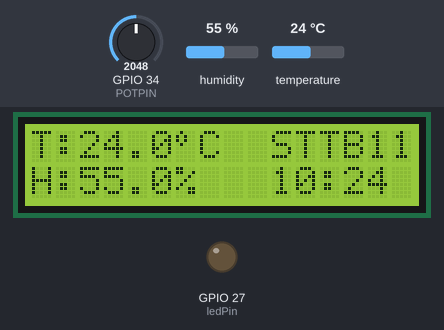
This sketch was run on a simulated ESP32. Shown: 16×2 character LCD, output pins drawn as LEDs (lit = HIGH). The test bench sets the inputs (shaded band); at power-on: temperature 24 °C, humidity 55 %, GPIO 34 (POTPIN) = 2048. WiFi joins after 1.5 s; servers stay silent unless stated; uploads are accepted with an empty reply; the local clock reads 2024-03-15 10:24:30 at power-on unless the sketch sets it; what the sketch prints to the serial monitor is not drawn.

Above: at 5.3 s.
5.4 s: temperature set to 29.7 °C
At 10.5 s:
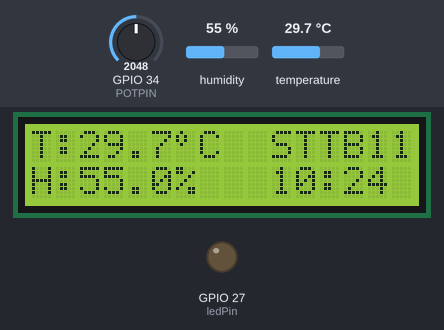
11.1 s: temperature set to 30.4 °C
At 15.7 s:
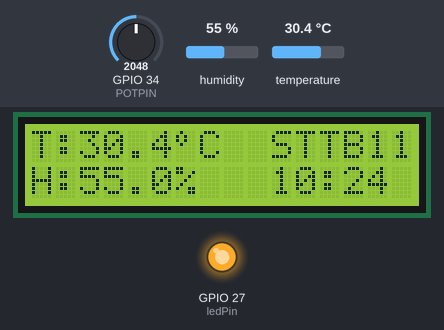
16.8 s: humidity set to 22 %
At 20.8 s:
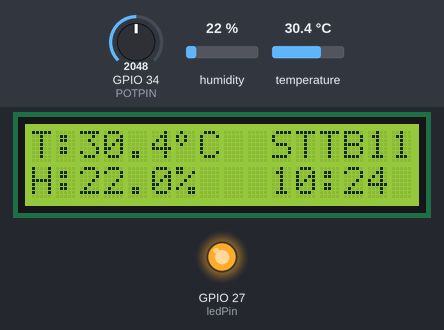
22.5 s: humidity set to 40 %
At 25.9 s:
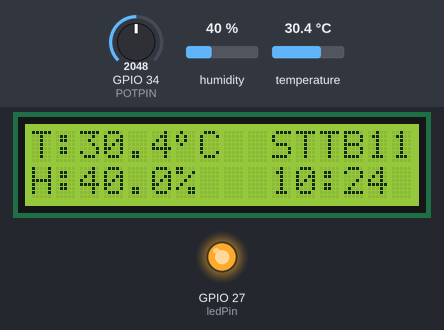
Timing chart, 0 to 27.4 s (numbered marks = the images above; inputs shaded):
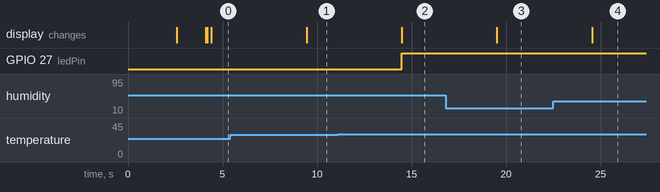

The sketch:

DHT21_Template_EL_.ino
```cpp
/*
  GANTI VARIABEL ip DAN loc SESUAI DENGAN SESUAI DENGAN KEBUTUHAN
  GANTI WIFI SESUAI DENGAN KEBUTUHAN

  File .ino ini merupakan file template dari projek IoT Sensor Suhu Ruangan yang akan dibuat.
  IP Address yang bisa digunakan: 11 - 25

  V. 1.0.1
  Update Terakhir : 05-08-2024

  Komponen:
  1. ESP32                    |
  2. LCD 16x2 I2C             | I2C
  3. Potensiometer 100K Ohm   | 34 3V
  4. DHT21                    | 14
  5. Stepdown DC-DC           |
  6. Adaptor 6-24 V DC        |
  7. Micro USB                |

  Fungsi : Mengukur temperature ruang dan kelembaban relatif (RH)

  IP, Lokasi, Produksi:
  11 = Cream, Biskuit
  12 = Packing Potato, Biskuit
  13 = Packing Gorio Line 1, Biskuit
  14 = Middle Up Kerupuk, Kerupuk
  15 = Pengolahan Mie, Mie
  16 = Gorengan Mie, Mie
  17 = Giling Gula, Biskuit
  18 = Middle Low Lerupuk, Kerupuk
  19 = Packing Line 3 Mie, Mie
  20 = Packing Line 1 Mie, Mie
  21 = Maddock Twistko, Kerupuk
  22 = Packing Gorio Line 2, Biskuit
  23 =
  24 =
*/

#include <esp_system.h>
#include <WiFi.h>
#include <WiFiMulti.h>
#include <HTTPClient.h>
#include <DHT.h>
#include <LiquidCrystal_I2C.h>
#include <ArduinoJson.h>

// Struct to hold the calibration data
struct CalibrationData {
  float temperature;
  float humidity;
};

/*
  Isi variabel dibawah sebagai inisialisasi awal projek,
  @param ip = IP Address ESP32 ==> 11, 12, 13, 14, 15, 16, 17, 18, 19, 20, 21, 22, 23, 24
  @param loc = Lokasi ruangan untuk diukur  ==> Produksi Kerupuk, Line Gorio, etc
  @param prod = Lokasi Produksi ==> Kerupuk, Biskuit, Mie, dll
  @param api = URL API Menyimpan data ke Database
  @param getData = URL API Mengambil data kalibrasi dari Database
*/
// ========= INISIALISASI AWAL =========
/**/ const int ip = 101;
/**/ const String loc = "IT";
/**/ const String prod = "IT";
// =====================================
const String api = "http://192.168.7.223/iot/api/save_suhu_rh.php";
String ESPName = "Suhu Ruang | " + loc;
String deviceID = "IoT-" + String(ip);
const String getData = "http://192.168.7.223/iot/api/get_suhu_rh_calibration.php?device_id=" + deviceID;

/* Deklarasikan semua WiFi yang bisa diakses oleh ESP32
  ESP32 akan memilih WiFi dengan sinyal paling kuat secara otomatis
  Gunakan tidak lebih dari 3 WiFi (WiFi Utama, WiFi Cadangan, WiFi Test)
*/
WiFiMulti wifiMulti;
const char* ssid_a_biskuit_mie = "STTB8";
const char* password_a_biskuit_mie = "siantar321";
const char* ssid_b_biskuit_mie = "STTB1";
const char* password_b_biskuit_mie = "Si4nt4r321";
const char* ssid_c_biskuit_mie = "MT3";
const char* password_c_biskuit_mie = "siantar321";
const char* ssid_a_kerupuk = "STTB4";
const char* password_a_kerupuk = "siantar123";
const char* ssid_b_kerupuk = "Amano2";
const char* password_b_kerupuk = "Si4nt4r321";
const char* ssid_c_kerupuk = "Amano2-EXT";
const char* password_c_kerupuk = "siantar321";
const char* ssid_it = "STTB11";
const char* password_it = "Si4nt4r321";

/* Mendeklarasikan DHT21
  @param DHTPIN = Pin DHT
  @param DHTTYPE = Tipe DHT
  @param dht = Variabel DHT
  @param temperature = Variabel Suhu
  @param humidity = Variabel Kelembaban
  @param calTemp = Variabel Kalibrasi
  @param readDHTCount = Variabel Hitung
  @param tempFromDB = Variabel Kalibrasi Suhu dari DB
  @param humFromDB = Variabel Kalibrasi Kelembaban dari DB
*/
#define DHTPIN 25
#define DHTTYPE DHT21
DHT dht(DHTPIN, DHTTYPE);
float temperature, humidity, calTemp;
int readDHTCount, readNan, errorWiFiCount;
float tempFromDB = 0.0;
float humFromDB = 0.0;

/* Mendeklarasikan Potensiometer
  @param potPin = Pin Potensiometer
  @param potValue = Nilai Potensiometer
  @param mappedPotValue = Nilai Mapped Potensiometer
*/
#define POTPIN 34
int potValue = 0;
int mappedPotValue = 0;

/* Mendeklarasikan LCD dengan alamat I2C 0x27
  @param LCDADDR = Alamat I2C
  @param lcd = Variabel LCD
*/
#define LCDADDR 0x27
LiquidCrystal_I2C lcd(LCDADDR, 16, 2);
uint8_t degree[8] = {
  0x08,
  0x14,
  0x14,
  0x08,
  0x00,
  0x00,
  0x00,
  0x00
};

// LED
#define ledPin 27
#define tempThreshold 30.0

// Set IP to Static
IPAddress staticIP(192, 168, 7, ip);
IPAddress gateway(192, 168, 15, 250);
IPAddress subnet(255, 255, 0, 0);
IPAddress primaryDNS(8, 8, 8, 8);    //optional
IPAddress secondaryDNS(8, 8, 4, 4);  //optional
String ip_Address, postData;

// ===== NTP =====
const char* ntpServer = "192.168.7.223";
const long gmtOffsetSec = 7 * 3600;
const int daylightOffsetSec = 0;
String dateTime, dateFormat, timeFormat, lcdFormat;
int year, month, day, hour, minute, second;
bool ntpStatus, getStatus;

/**
 * @brief Reads the temperature and humidity from the DHT sensor.
 * If the temperature or humidity reading is not a number, it sets the value to 950.
 * Increments the counter for the number of times the DHT sensor has been read.
 */
void readDHT() {
  // Read the temperature from the DHT sensor
  temperature = dht.readTemperature();

  // Read the humidity from the DHT sensor
  humidity = dht.readHumidity();

  // If the temperature or humidity reading is not a number, add readNan
  if (isnan(humidity) || isnan(temperature)) {
    readNan++;

    // Re-inisialisasi sensor
    dht.begin();
    Serial.println("Sensor di-inisialisasi ulang.");

    // Opsional: Tambahkan sedikit delay agar sensor punya waktu untuk reset
    delay(5000);
  }

  // Increment the counter for the number of times the DHT sensor has been read
  readDHTCount++;
}

/**
 * @brief Reads the analog value from the potentiometer and maps it to a temperature range.
 *
 * This function reads the analog value from the potentiometer using the `analogRead()` function.
 * The read value is then mapped to a temperature range using the `map()` function.
 * The temperature range is [-5, 5] degrees Celsius.
 * The `POTPIN` constant is used to specify the analog pin connected to the potentiometer.
 *
 * The `potValue` variable stores the raw analog value read from the potentiometer.
 * The `mappedPotValue` variable stores the mapped temperature value.
 */
void readPot() {
  // Read the analog value from the potentiometer
  potValue = analogRead(POTPIN);

  // Map the analog value to a temperature range
  // mappedPotValue = map(potValue, 0, 4095, -5, 5);
  mappedPotValue = 0;
}

void getLocalTime() {
  /* Fungsi bertujuan menerima update waktu
  lokal dari ntpServer */
  struct tm timeinfo;
  if (!getLocalTime(&timeinfo)) {
    ntpStatus = false;
  } else {
    char timeStringBuff[50];
    strftime(timeStringBuff, sizeof(timeStringBuff), "%Y-%m-%d %H:%M:%S", &timeinfo);
    dateTime = String(timeStringBuff);

    // Save time data to variabel
    year = timeinfo.tm_year + 1900;
    month = timeinfo.tm_mon + 1;
    day = timeinfo.tm_mday;
    hour = timeinfo.tm_hour;
    minute = timeinfo.tm_min;
    second = timeinfo.tm_sec;
    // YYYY-MM-DD
    dateFormat = String(year) + '-' + String(month) + '-' + String(day);
    // hh:mm:ss
    timeFormat = String(hour) + ':' + String(minute) + ':' + String(second);
    // hh:mm
    lcdFormat = String(hour) + ':' + String(minute);

    ntpStatus = true;
  }
}

void sendLogData() {
  /* Mengirim data ke local server
  Ganti isi variabel api sesuai dengan form php
  */
  HTTPClient http;
  http.begin(api);
  http.addHeader("Content-Type", "application/x-www-form-urlencoded");
  int httpResponseCode = http.POST(postData);

  if (httpResponseCode > 0) {
    String response = http.getString();
    Serial.println(response);
  } else {
    Serial.print("ERROR ON SENDING POST");
  }
  http.end();
}

CalibrationData getCalibrationData() {
  HTTPClient http;
  http.begin(getData);
  int httpCode = http.GET();

  CalibrationData calibrationData = { 0.0, 0.0 };  // Initialize with default values

  if (httpCode > 0) {
    String payload = http.getString();
    StaticJsonDocument<200> doc;
    DeserializationError error = deserializeJson(doc, payload);

    if (!error) {
      if (doc.containsKey("temperature") && doc.containsKey("humidity")) {
        calibrationData.temperature = doc["temperature"].as<float>();
        calibrationData.humidity = doc["humidity"].as<float>();
      } else {
        Serial.println("Keys 'temperature' and/or 'humidity' not found in JSON");
      }
    } else {
      Serial.print("Error parsing JSON: ");
      Serial.println(error.c_str());
    }
  } else {
    Serial.print("Error get log: ");
    Serial.println(httpCode);
  }

  http.end();
  return calibrationData;
}

void printLCD(char* temp, char* hum, int pot) {
  // Temperature
  lcd.setCursor(0, 0);
  lcd.print("T: ");
  lcd.setCursor(2, 0);
  lcd.print(temp);
  lcd.write(0);
  lcd.print("C");

  // Humidity
  lcd.setCursor(0, 1);
  lcd.print("H: ");
  lcd.setCursor(2, 1);
  lcd.print(hum);
  lcd.print("%");
}

void setup() {
  Serial.begin(115200);
  dht.begin();
  delay(2500);

  getStatus = false;
  readDHTCount = 0;
  readNan = 0;
  errorWiFiCount = 0;

  // LED
  pinMode(ledPin, OUTPUT);
  digitalWrite(ledPin, LOW);

  // LCD
  lcd.init();
  lcd.clear();
  lcd.backlight();
  lcd.createChar(0, degree);
  lcd.home();

  // WiFi
  lcd.setCursor(0, 0);
  lcd.print("Connecting..");
  // if (prod == "Biskuit" || prod == "Mie" || prod == "IT") {
  //   wifiMulti.addAP(ssid_a_biskuit_mie, password_a_biskuit_mie);
  //   wifiMulti.addAP(ssid_b_biskuit_mie, password_b_biskuit_mie);
  //   wifiMulti.addAP(ssid_c_biskuit_mie, password_c_biskuit_mie);
  // } else if (prod == "Kerupuk" || prod == "IT") {
  //   wifiMulti.addAP(ssid_a_kerupuk, password_a_kerupuk);
  //   wifiMulti.addAP(ssid_b_kerupuk, password_b_kerupuk);
  //   wifiMulti.addAP(ssid_c_kerupuk, password_c_kerupuk);
  // } else {
  //   lcd.setCursor(0, 0);
  //   lcd.print("Error, Call IT");
  // }

  Serial.println("Bug 1");
  // wifiMulti.addAP(ssid_it, password_it);
  WiFi.begin(ssid_it, password_it);
  Serial.println("Bug 2");

  if (!WiFi.config(staticIP, gateway, subnet, primaryDNS, secondaryDNS)) {
    Serial.println("STA Failed to configure");
  }

  wifiMulti.run();
  Serial.println("Bug 3");
  // NTP
  configTime(gmtOffsetSec, daylightOffsetSec, ntpServer);
  while (WiFi.status() != WL_CONNECTED) {
    delay(500);
    Serial.print(".");
  }
  if (wifiMulti.run() != WL_CONNECTED) {
    lcd.clear();
    lcd.setCursor(0, 0);
    lcd.print("WiFi Fail");
    lcd.setCursor(0, 1);
    lcd.print("Date/Time Error");
    delay(3000);
  } else {
    lcd.setCursor(0, 0);
    lcd.print("WiFi Connected");

    int tryNTP = 0;
    while (ntpStatus == false && tryNTP <= 2) {
      lcd.setCursor(0, 1);
      lcd.print("Getting Time");
      getLocalTime();
      tryNTP++;
      delay(50);
    }
  }
  Serial.println("Bug 4");

  lcd.clear();
}

/**
 * @brief The main loop function
 *
 * This function reads the potentiometer value, reads the DHT sensor, calculates the temperature and humidity
 * with calibration values, prints the values to the LCD, and sends the data to the server. It also handles
 * WiFi connectivity and NTP time synchronization.
 *
 */
void loop() {
  // Read potentiometer value
  readPot();

  // Print mapped potentiometer value to Serial
  // Serial.print("Mapped Value: ");
  // Serial.println(mappedPotValue);

  // Read DHT sensor values
  readDHT();

  // Calculate the temperature and humidity with calibration values
  calTemp = temperature + mappedPotValue + tempFromDB;
  humidity = humidity + humFromDB;

  // Print temperature and humidity calibration values to Serial
  // Serial.println(calTemp);
  // Serial.println(humidity);

  // Convert float values to string with 1 decimal place
  char bufferCalTemp[6];
  dtostrf(calTemp, 4, 1, bufferCalTemp);  // Convert float to string: 4 is the width, 1 is the number of decimals

  char bufferHumidity[6];                   // Buffer to hold the formatted string for b
  dtostrf(humidity, 4, 1, bufferHumidity);  // Convert float to string: 4 is the width, 1 is the number of decimals

  // Print temperature and humidity values to LCD
  printLCD(bufferCalTemp, bufferHumidity, mappedPotValue);

  // LED
  if (calTemp > tempThreshold) {
    digitalWrite(ledPin, HIGH);
  } else {
    digitalWrite(ledPin, LOW);
  }

  // Handle WiFi connectivity
  if (wifiMulti.run() == WL_CONNECTED) {
    lcd.setCursor(10, 0);
    lcd.print(WiFi.SSID());
    getLocalTime();

    // Get calibration data from server if not already retrieved
    if (getStatus == false) {
      CalibrationData data = getCalibrationData();
      tempFromDB = data.temperature;
      humFromDB = data.humidity;
      getStatus = true;
    }

  } else if (wifiMulti.run() != WL_CONNECTED) {
    lcd.setCursor(10, 0);
    lcd.print("Error");
    errorWiFiCount++;
  }

  // Handle NTP time synchronization
  if (ntpStatus == false) {
    lcd.setCursor(10, 1);
    lcd.print("Error");
  } else {
    lcd.setCursor(10, 1);
    lcd.print(lcdFormat);
  }

  // Get local IP address
  ip_Address = WiFi.localIP().toString();

  // Prepare data to be sent to the server
  postData = "device_id=" + deviceID + "&device_name=" + ESPName + "&temp=" + String(calTemp) + "&hum=" + String(humidity) + "&date=" + dateTime + "&ip_address=" + ip_Address;

  // Restart the device every 1200 readings of the DHT sensor
  if (readDHTCount % 1200 == 0 || readNan >= 10 || errorWiFiCount >= 10) {
    ESP.restart();
  }

  // Send data to the server every 30 readings of the DHT sensor
  delay(5000);
  if (readDHTCount % 30 == 0) {
    sendLogData();
    getStatus = false;
    lcd.clear();
  }
}
```

Measured:
- the behaviour switches between 30 and 30.1 °C on temperature (found by bisection; images 1 and 2)
- after the input at 5.4 s, the display: changes after 4.0 s (image 1)
- after the input at 11.1 s, GPIO 27 (ledPin): LOW → HIGH after 3.4 s; the display: changes after 3.4 s (image 2)
- after the input at 16.8 s, the display: changes after 2.7 s (image 3)
- after the input at 22.5 s, the display: changes after 2.1 s (image 4)
